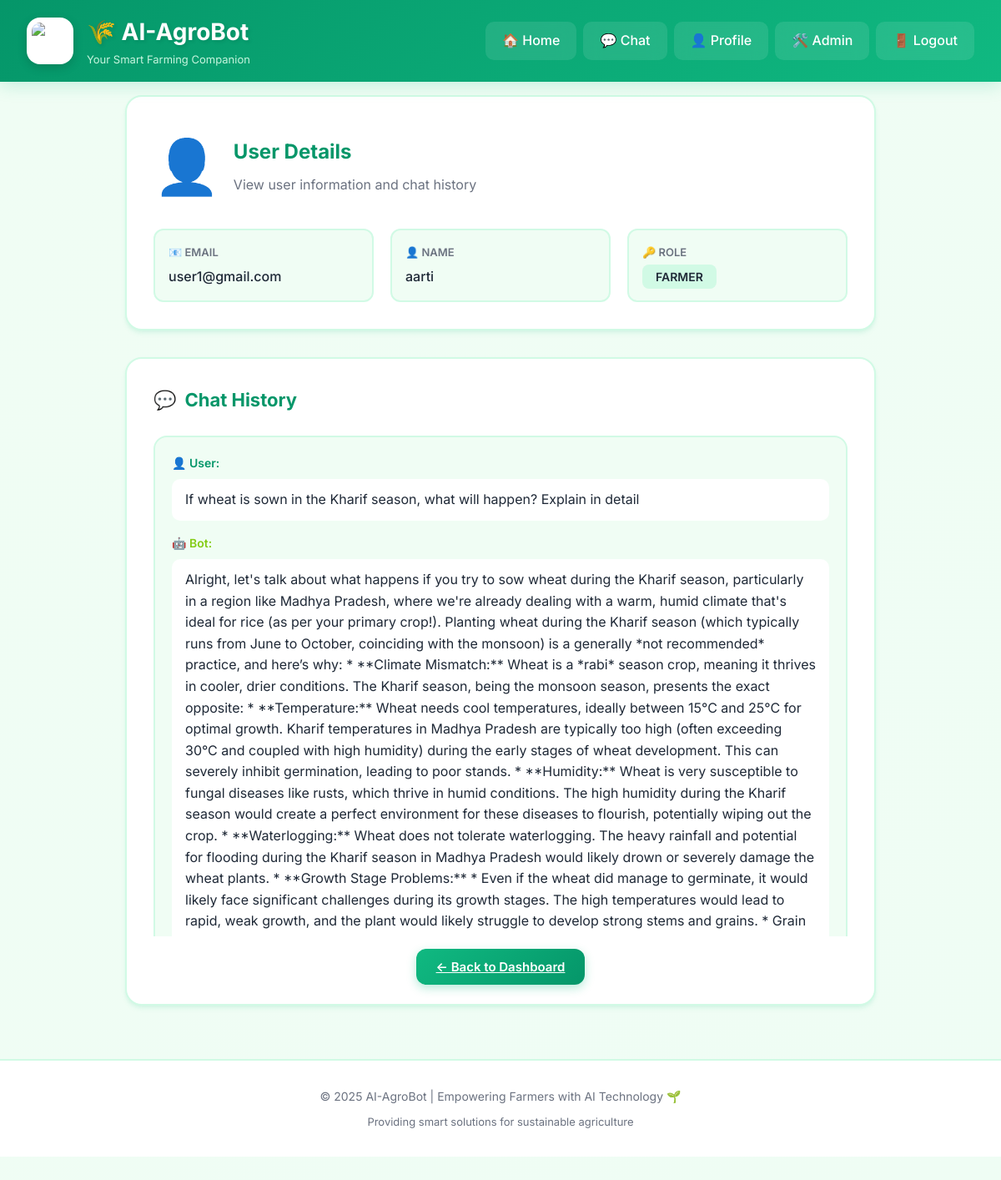
The app's page /admin/user/4 (signed in) with its own data.
### database.py (models this page shows)
class User(UserMixin, db.Model):
    __tablename__ = "users"
    id = db.Column(db.Integer, primary_key=True)
    email = db.Column(db.String(200), unique=True, nullable=False)
    password = db.Column(db.String(200), nullable=False)
    name = db.Column(db.String(100))
    role = db.Column(db.String(20), default="farmer")
    primary_crop = db.Column(db.String(100))
    region = db.Column(db.String(100))
    preferred_language = db.Column(db.String(20), default="en")

class ChatHistory(db.Model):
    __tablename__ = "chat_history"
    id = db.Column(db.Integer, primary_key=True)
    user_id = db.Column(db.Integer, db.ForeignKey("users.id"), nullable=True)
    user_message = db.Column(db.Text)
    bot_response = db.Column(db.Text)
    created_at = db.Column(db.DateTime, default=datetime.utcnow)
    feedback = db.Column(db.String(20), nullable=True)

### app.py (the view)
@app.route("/admin/user/<int:user_id>")
@login_required
def admin_view_user(user_id):
    if current_user.role != "admin":
        flash("Access denied", "danger")
        return redirect(url_for("home"))  # Changed
    user = User.query.get_or_404(user_id)
    chats = ChatHistory.query.filter_by(user_id=user.id).order_by(ChatHistory.created_at.desc()).all()
    return render_template("admin_view_user.html", user=user, chats=chats)

### app.py (called while the page is built)
@login_manager.user_loader
def load_user(user_id):
    return db.session.get(User, int(user_id))

### templates/admin_view_user.html (shortened to what this page needs)
{% extends "base.html" %}
{% block content %}
<div style="max-width: 900px; margin: 0 auto;">
  <div style="background: var(--card); padding: 32px; border-radius: 20px; box-shadow: var(--shadow); border: 2px solid var(--border); margin-bottom: 32px;">
    <div style="display: flex; align-items: center; gap: 16px; margin-bottom: 24px;">
      <span style="font-size: 64px;">👤</span>
      <div>
        <h2 style="color: var(--primary-dark); margin: 0 0 8px 0;">User Details</h2>
        <p style="color: var(--text-light); margin: 0;">View user information and chat history</p>
      </div>
    </div>
    <div style="display: grid; grid-template-columns: repeat(auto-fit, minmax(250px, 1fr)); gap: 20px;">
      <div style="padding: 16px; background: var(--bg); border-radius: 12px; border: 2px solid var(--border);">
        <p style="color: var(--text-light); font-size: 13px; margin: 0 0 6px 0; font-weight: 600; text-transform: uppercase;">📧 Email</p>
        <p style="color: var(--text); font-size: 16px; margin: 0; font-weight: 500;">{{ user.email }}</p>
      </div>
      <div style="padding: 16px; background: var(--bg); border-radius: 12px; border: 2px solid var(--border);">
        <p style="color: var(--text-light); font-size: 13px; margin: 0 0 6px 0; font-weight: 600; text-transform: uppercase;">👤 Name</p>
        <p style="color: var(--text); font-size: 16px; margin: 0; font-weight: 500;">{{ user.name or 'Not provided' }}</p>
      </div>
      <div style="padding: 16px; background: var(--bg); border-radius: 12px; border: 2px solid var(--border);">
        <p style="color: var(--text-light); font-size: 13px; margin: 0 0 6px 0; font-weight: 600; text-transform: uppercase;">🔑 Role</p>
        <p style="margin: 0;">
          <span style="padding: 6px 16px; border-radius: 8px; font-size: 14px; font-weight: 600; background: {% if user.role == 'admin' %}var(--accent){% else %}var(--primary-light){% endif %}; color: var(--text);">
            {{ user.role|upper }}
          </span>
        </p>
      </div>
    </div>
  </div>
  <div style="background: var(--card); padding: 32px; border-radius: 20px; box-shadow: var(--shadow); border: 2px solid var(--border);">
    <h3 style="color: var(--primary-dark); margin: 0 0 24px 0; display: flex; align-items: center; gap: 10px;">
      <span>💬</span> Chat History
    </h3>
    {% if chats %}
      <div style="max-height: 600px; overflow-y: auto;">
        {% for c in chats %}
          <div style="margin-bottom: 24px; padding: 20px; background: var(--bg); border-radius: 16px; border: 2px solid var(--border);">
            <div style="margin-bottom: 16px;">
              <p style="color: var(--primary-dark); font-weight: 600; margin: 0 0 8px 0; font-size: 14px;">
                👤 User:
              </p>
              <p style="color: var(--text); margin: 0; line-height: 1.6; padding: 12px 16px; background: white; border-radius: 10px;">
                {{ c.user_message }}
              </p>
            </div>
            <div>
              <p style="color: var(--secondary); font-weight: 600; margin: 0 0 8px 0; font-size: 14px;">
                🤖 Bot:
              </p>
              <p style="color: var(--text); margin: 0; line-height: 1.6; padding: 12px 16px; background: white; border-radius: 10px;">
                {{ c.bot_response }}
              </p>
            </div>
          </div>
        {% endfor %}
      </div>
    {% endif %}
    <div style="margin-top: 24px; text-align: center;">
      <a href="{{ url_for('admin_dashboard') }}" class="btn">← Back to Dashboard</a>
    </div>
  </div>
</div>
{% endblock %}

### static/style.css (style rules this page uses)
:root { --primary: #10b981; --primary-dark: #059669; --primary-light: #d1fae5; --secondary: #84cc16; --accent: #fbbf24; --muted: #6b7280; --bg: #f0fdf4; --bg-secondary: #ecfdf5; --card: #ffffff; --text: #1f2937; --text-light: #6b7280; --border: #d1fae5; --shadow: 0 4px 6px -1px rgba(16, 185, 129, 0.1), 0 2px 4px -1px rgba(16, 185, 129, 0.06); --shadow-lg: 0 10px 15px -3px rgba(16, 185, 129, 0.1), 0 4px 6px -2px rgba(16, 185, 129, 0.05); }
* { box-sizing: border-box; margin: 0; padding: 0; }
body { font-family: 'Inter', -apple-system, BlinkMacSystemFont, 'Segoe UI', Roboto, 'Helvetica Neue', Arial, sans-serif; background: linear-gradient(135deg, #f0fdf4 0%, #ecfdf5 100%); color: var(--text); line-height: 1.6; min-height: 100vh; }
.btn, button { background: linear-gradient(135deg, var(--primary) 0%, var(--primary-dark) 100%); color: white; border: none; padding: 12px 24px; border-radius: 12px; cursor: pointer; font-weight: 600; font-size: 15px; transition: all 0.3s ease; box-shadow: 0 4px 12px rgba(16, 185, 129, 0.3); }
.admin-kb h3, .admin-chats h3, .main h3 { color: var(--primary-dark); margin-bottom: 20px; font-size: 22px; font-weight: 700; }

### records on screen
User: email "user1@gmail.com", name "aarti", role "FARMER"
ChatHistory: user_message "If wheat is sown in the Kharif season, what will happen? Explain in detail", bot_response "Alright, let's talk about what happens if you try to sow wheat during the Kharif season, particularly in a region like Madhya Pradesh, where we're already dealing with a warm, humid climate that's ideal for rice (as per your primary crop!). Planting wheat during the Kharif season (which typically runs from June to October, coinciding with the monsoon) is a generally *not recommended* practice, and here’s why: * **Climate Mismatch:** Wheat is a *rabi* season crop, meaning it thrives in cooler, drier conditions. The Kharif season, being the monsoon season, presents the exact opposite: * **Temperature:** Wheat needs cool temperatures, ideally between 15°C and 25°C for optimal growth. Kharif…"
